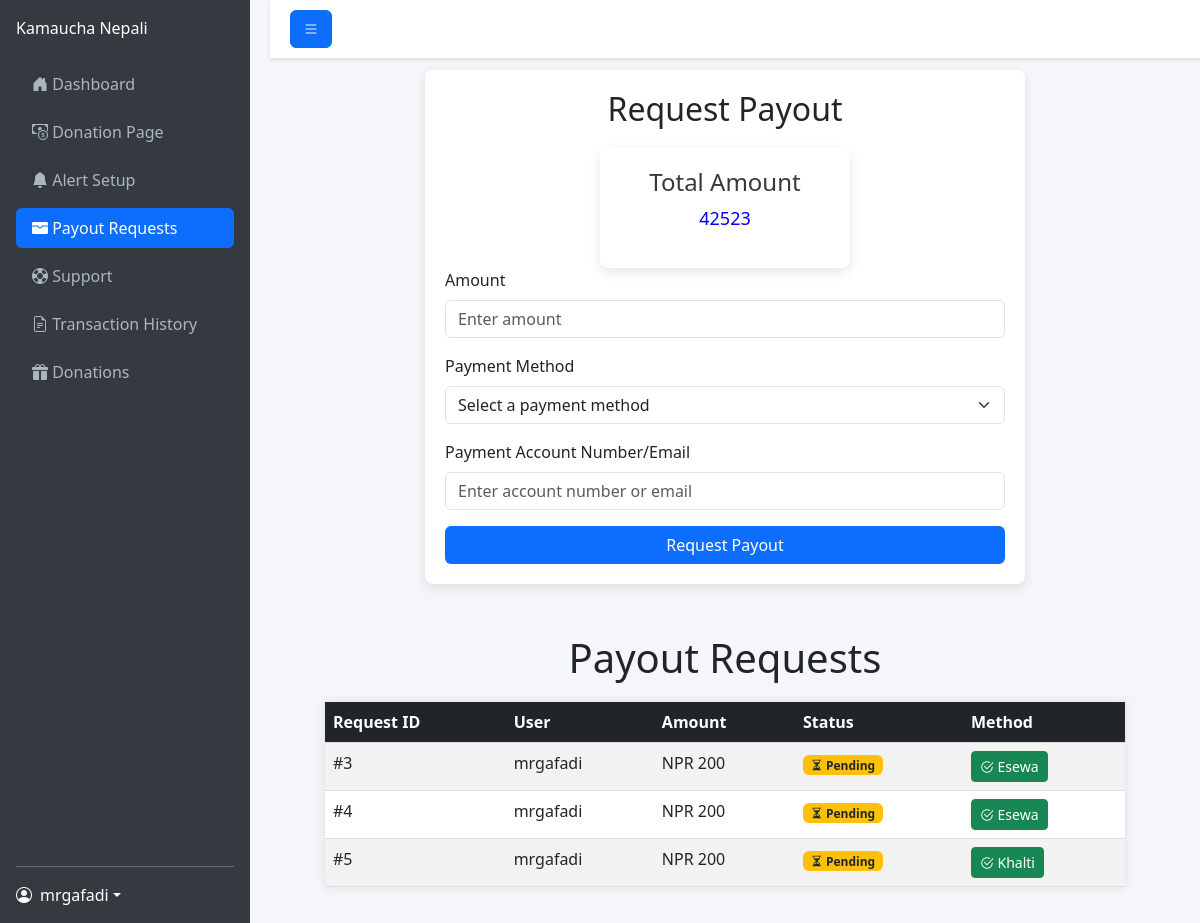
Page /dashboard/payout_request_page/ (signed in) on the earlier database version.
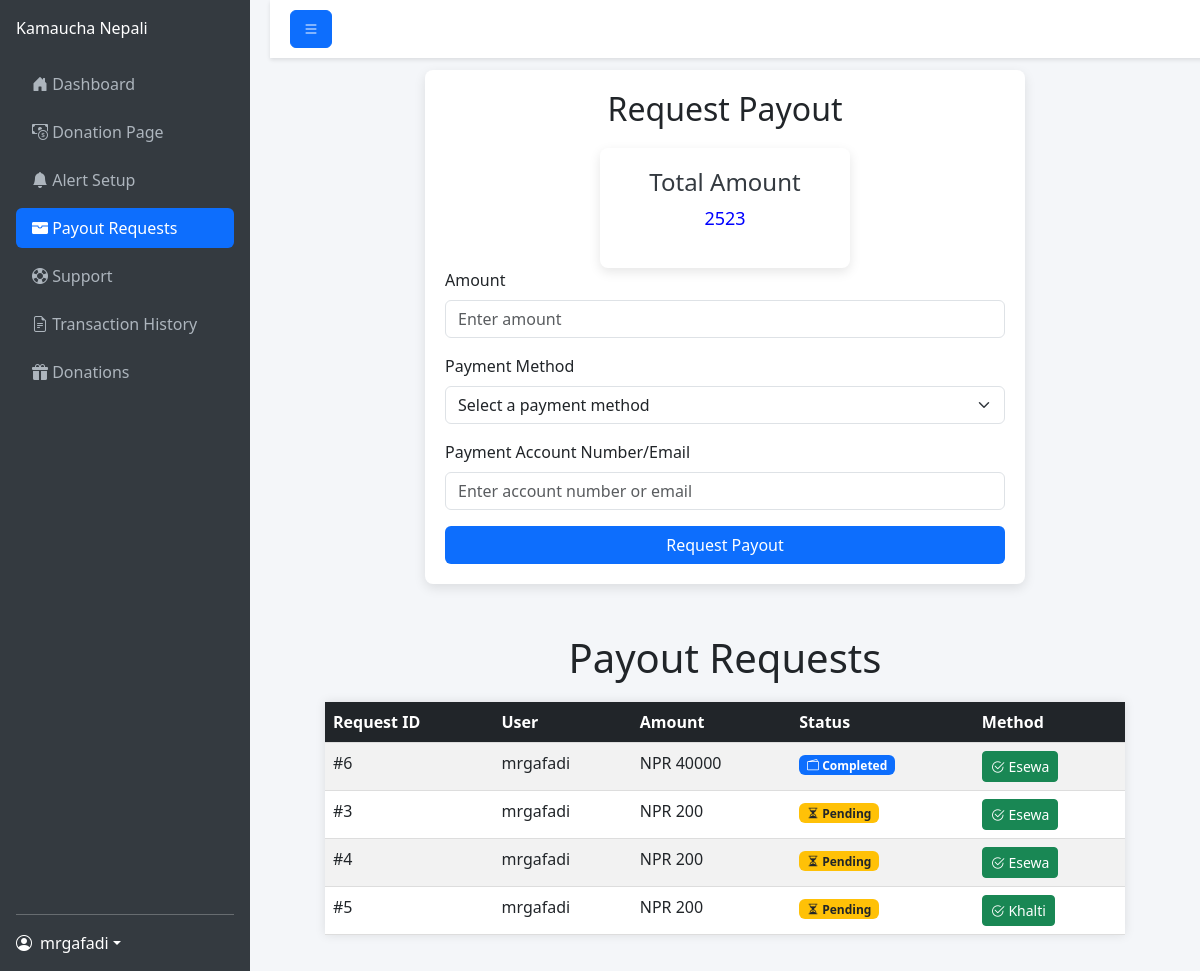
Same page on the later database version.
### home/models.py (models this page shows, shortened)
class PayoutRequest(models.Model):
    PENDING = 'Pending'
    APPROVED = 'Approved'
    REJECTED = 'Rejected'
    COMPLETED = 'Completed'
    PAYOUT_STATUS_CHOICES = [
        (PENDING, 'Pending'),
        (APPROVED, 'Approved'),
        (REJECTED, 'Rejected'),
        (COMPLETED, 'Completed'),
    ]
    username = models.ForeignKey(User, on_delete=models.CASCADE)
    payout_amount = models.IntegerField()
    payout_account = models.TextField()
    payout_method = models.TextField()
    payout_status = models.CharField(
        max_length=20,
        choices=PAYOUT_STATUS_CHOICES,
        default=PENDING,
    )
    appeal_date = models.DateField(auto_now_add=True)

### home/views.py (the view, shortened to what this page needs)
# urls.py: path("dashboard/payout_request_page/", views.payout_request_page,name="payout_request_page"),
def payout_request_page(request):
    if request.user.is_authenticated:
        try:
         total_donation = TotalDonation.objects.get(username=request.user).total_donation
        except TotalDonation.DoesNotExist:
         total_donation = 0
        payout_requests = PayoutRequest.objects.filter(username=request.user).order_by('-appeal_date')
        return render(request,"home/payout_request.html",{"total_donation":total_donation , "payout_requests":payout_requests})
    return redirect("/login/")

### home/templates/home/payout_request.html (shortened to what this page needs)
<!DOCTYPE html>
<html lang="en">
<head>
    <link href="https://cdn.jsdelivr.net/npm/bootstrap@5.3.0/dist/css/bootstrap.min.css" rel="stylesheet">
    <link href="https://cdn.jsdelivr.net/npm/bootstrap-icons@1.10.5/font/bootstrap-icons.css" rel="stylesheet">
</head>
<body>
    <nav class="sidebar d-flex flex-column p-3">
        <a href="#" class="navbar-brand mb-4">Kamaucha Nepali</a>
        <ul class="nav nav-pills flex-column mb-auto">
            <li class="nav-item mb-2">
                <a href="{% url "dashboard_page" %}" class="nav-link">
                    <i class="bi bi-house-door-fill"></i>
                    <span>Dashboard</span>
                </a>
            </li>
            <li class="nav-item mb-2">
                <a href="{% url "donation_setup_page" %}" class="nav-link">
                    <i class="bi bi-cash-coin"></i>
                    <span>Donation Page</span>
                </a>
            </li>
            <li class="nav-item mb-2">
                <a href="{% url "alert_setup_page" %}" class="nav-link">
                    <i class="bi bi-bell-fill"></i>
                    <span>Alert Setup</span>
                </a>
            </li>
            <li class="nav-item mb-2">
                <a href="{% url "payout_request_page" %}" class="nav-link active">
                    <i class="bi bi-wallet-fill"></i>
                    <span>Payout Requests</span>
                </a>
            </li>
            <li class="nav-item mb-2">
                <a href="{% url "support_page" %}" class="nav-link">
                    <i class="bi bi-life-preserver"></i>
                    <span>Support</span>
                </a>
            </li>
            <li class="nav-item mb-2">
                <a href="{% url "transcations_history_page" %}" class="nav-link">
                    <i class="bi bi-file-earmark-text"></i>
                    <span>Transaction History</span>
                </a>
            </li>
            <li class="nav-item mb-2">
                <a href="{% url "donations_page" %}" class="nav-link">
                    <i class="bi bi-gift-fill"></i>
                    <span>Donations</span>
                </a>
            </li>
        </ul>
        <hr>
        <div class="dropdown">
            <a href="#" class="d-flex align-items-center text-white text-decoration-none dropdown-toggle" id="userDropdown" data-bs-toggle="dropdown" aria-expanded="false">
                <i class="bi bi-person-circle me-2"></i>
                <span>{{user.username}}</span>
            </a>
        </div>
    </nav>
    <div class="content flex-grow-1">
        <nav class="top-navbar d-flex justify-content-between align-items-center">
            <div>
                <button class="btn btn-primary" id="sidebarToggle">
                    <i class="bi bi-list"></i>
                </button>
            </div>
        </nav>
        <div class="form-container">
            <h2>Request Payout</h2>
            <form id="payout-form" method="POST">
                <div class="total-donation-card">
                    <h3>Total Amount</h3>
                    <p>{{ total_donation }}</p>
                </div>
                <div class="mb-3">
                    <label for="amount" class="form-label">Amount</label>
                    <input type="number" class="form-control" id="amount" name="amount" placeholder="Enter amount" required>
                </div>
                <div class="mb-3">
                    <label for="payment_method" class="form-label">Payment Method</label>
                    <select class="form-select" id="payment_method" name="payment_method" required>
                        <option value="" disabled selected>Select a payment method</option>
                    </select>
                </div>
                <div class="mb-3">
                    <label for="payment_account" class="form-label">Payment Account Number/Email</label>
                    <input type="text" class="form-control" id="payment_account" name="payment_account" placeholder="Enter account number or email" required>
                </div>
                <button type="submit" class="btn btn-submit">Request Payout</button>
            </form>
        </div>
        <div class="requests_container">
            <h1>Payout Requests</h1>
            <table class="table table-striped table-hover">
                <thead class="table-dark">
                    <tr>
                        <th scope="col">Request ID</th>
                        <th scope="col">User</th>
                        <th scope="col">Amount</th>
                        <th scope="col">Status</th>
                        <th scope="col">Method</th>
                    </tr>
                </thead>
                <tbody>
                    {% for request in payout_requests %}
                    <tr>
                        <td>#{{ request.id }}</td>
                        <td>{{ request.username }}</td>
                        <td>NPR {{ request.payout_amount }}</td>
                        <td>
                            {% if request.payout_status == 'Pending' %}
                                <span class="badge bg-warning text-dark"><i class="bi bi-hourglass-split"></i> Pending</span>
                            {% elif request.payout_status == 'Approved' %}
                                <span class="badge bg-success"><i class="bi bi-check-circle-fill"></i> Approved</span>
                            {% elif request.payout_status == 'Rejected' %}
                                <span class="badge bg-danger"><i class="bi bi-x-circle-fill"></i> Rejected</span>
                            {% elif request.payout_status == 'Completed' %}
                                <span class="badge bg-primary"><i class="bi bi-wallet2"></i> Completed</span>
                            {% endif %}
                        </td>
                        <td>
                            {% if request.payout_method == 'Esewa' %}
                                <button class="btn btn-sm btn-success"><i class="bi bi-check2-circle"></i> Esewa</button>
                            {% else %}
                                <button class="btn btn-sm btn-success"><i class="bi bi-check2-circle"></i> Khalti</button>
                            {% endif %}
                        </td>
                    </tr>
                    {% endfor %}
                </tbody>
            </table>
        </div>
</body>
</html>

### home/templates/home/payout_request.html (style rules this page uses)
body { display: flex; min-height: 100vh; background-color: #f4f6f9; }
.sidebar { min-width: 250px; max-width: 250px; background-color: #343a40; color: #fff; transition: all 0.3s; }
.sidebar .nav-link { color: #adb5bd; transition: all 0.3s; }
.sidebar .nav-link.active { background-color: #0d6efd; color: #fff; }
.content { width: 100%; padding: 20px; transition: all 0.3s; }
.top-navbar { width: 100%; padding: 10px 20px; background-color: #fff; box-shadow: 0 2px 4px rgba(0,0,0,0.1); position: fixed; top: 0; z-index: 1000; display: flex; justify-content: space-between; align-items: center; }
.sidebar { min-width: 250px; max-width: 250px; background-color: #343a40; color: #fff; transition: all 0.3s ease; }
.content { transition: all 0.3s ease; }
.form-container { max-width: 600px; margin: 50px auto; background-color: #fff; padding: 20px; border-radius: 8px; box-shadow: 0px 4px 12px rgba(0, 0, 0, 0.1); }
h2 { text-align: center; margin-bottom: 20px; }
.btn-submit { width: 100%; background-color: #0d6efd; color: #fff; }
.total-donation-card { max-width: 250px; margin: auto; margin-top: 20px; padding: 20px; border-radius: 8px; background-color: #fff; box-shadow: 0px 4px 12px rgba(0, 0, 0, 0.1); text-align: center; }
.total-donation-card h3 { font-size: 24px; color: #343a40; }
.total-donation-card p { font-size: 18px; color: #0d6efd; }
.total-donation-card p { decoration : none; color : Blue; font:sans-sherif; }
.requests_container { max-width: 800px; margin: 0 auto; }
h1 { text-align: center; margin-bottom: 20px; }
table { width: 100%; border-collapse: collapse; margin-bottom: 30px; background-color: #fff; box-shadow: 0 0 10px rgba(0, 0, 0, 0.1); }
table th, table td { padding: 15px; text-align: left; border-bottom: 1px solid #ddd; }
table th { background-color: #f8f8f8; }

Differences in the rows shown:
added PayoutRequest: id "6", username "mrgafadi", payout_amount "40000", payout_status "Completed" (drawn), payout_method "Esewa" (drawn)
Other differences:
{{ total_donation }}: "42523" → "2523"
